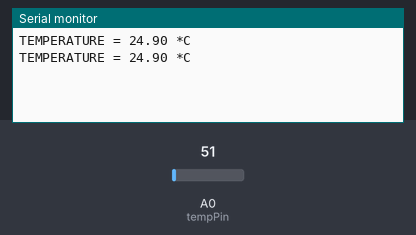
The sketch below on a simulated Arduino Uno, built with avr-gcc and run on an emulated ATmega328P. Parts: the last lines printed to the serial monitor. The inputs (shaded band) are chosen by the test bench; at power-on: A0 (tempPin) = 51.

Above: at 2.8 s.
2.9 s: A0 (tempPin) set to 61
At 5.2 s:
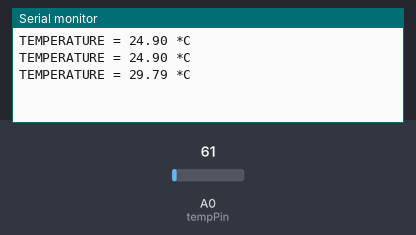
5.6 s: A0 (tempPin) set to 71
At 6.7 s:
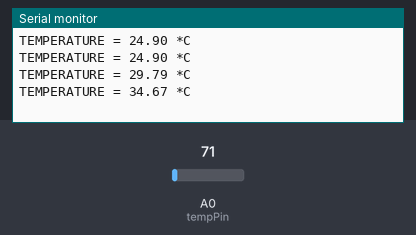
Timing chart, 0 to 8.6 s (numbered marks = the images above; inputs shaded):
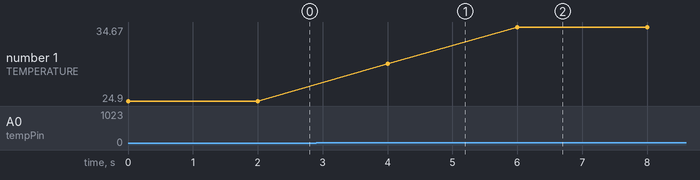

The sketch:

Emg_Test.ino
```cpp
float temp;
int tempPin = 0;

void setup() {
   Serial.begin(9600);
}

void loop() {
   temp = analogRead(tempPin);
   // read analog volt from sensor and save to variable temp
   temp = temp * 0.48828125;
   // convert the analog volt to its temperature equivalent
   Serial.print("TEMPERATURE = ");
   Serial.print(temp); // display temperature value
   Serial.print(" *C");
   Serial.println();
   delay(2000); // update sensor reading each one second
}
```

Measured:
- after the input at 2.9 s, the serial monitor: prints a new line after 1.1 s (image 1)
- after the input at 5.6 s, the serial monitor: prints a new line after 0.40 s (image 2)
- plotted number 1: 24.9 → 29.79 after the input at 2.9 s, 29.79 → 34.67 after the input at 5.6 s
